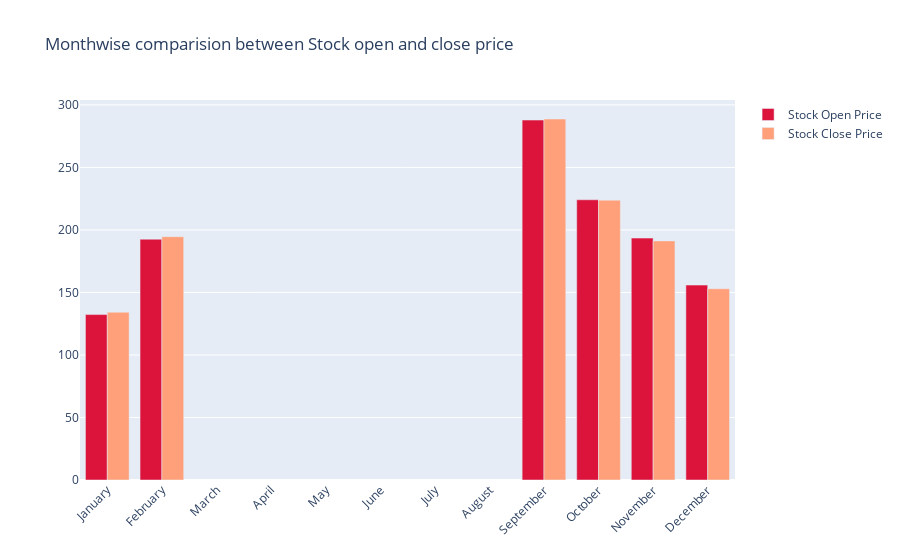

Notebook code cell kept with this figure:
### Code cell
fig = go.Figure()

fig.add_trace(go.Bar(
    x=monthvise.index,
    y=monthvise['open'],
    name='Stock Open Price',
    marker_color='crimson'
))
fig.add_trace(go.Bar(
    x=monthvise.index,
    y=monthvise['close'],
    name='Stock Close Price',
    marker_color='lightsalmon'
))

fig.update_layout(barmode='group', xaxis_tickangle=-45, 
                  title='Monthwise comparision between Stock open and close price')
fig.show()

### Figure 1 — Plotly figure (JSON) as saved in the notebook; plotly's stock layout.template omitted (floating-point values rounded to 4 significant figures)
{"data": [{"marker": {"color": "crimson"}, "name": "Stock Open Price", "type": "bar", "x": ["January", "February", "March", "April", "May", "June", "July", "August", "September", "October", "November", "December"], "y": [132.3, 192.6, null, null, null, null, null, null, 287.9, 224.1, 193.5, 155.9]}, {"marker": {"color": "lightsalmon"}, "name": "Stock Close Price", "type": "bar", "x": ["January", "February", "March", "April", "May", "June", "July", "August", "September", "October", "November", "December"], "y": [134.2, 194.6, null, null, null, null, null, null, 288.7, 223.8, 191.2, 153.0]}], "layout": {"barmode": "group", "title": {"text": "Monthwise comparision between Stock open and close price"}, "xaxis": {"tickangle": -45}}}
